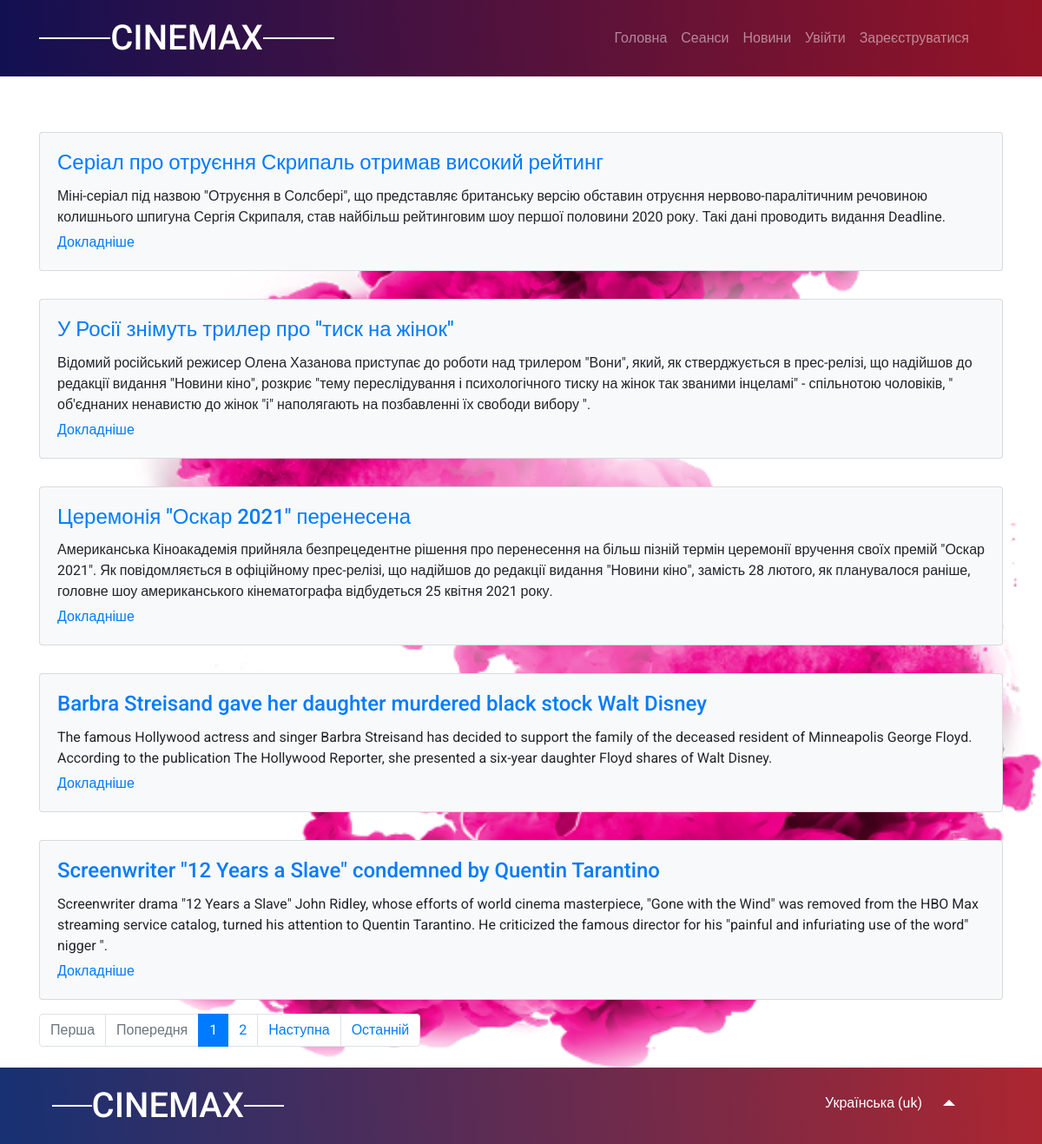
The app's page /uk/news/, older data.
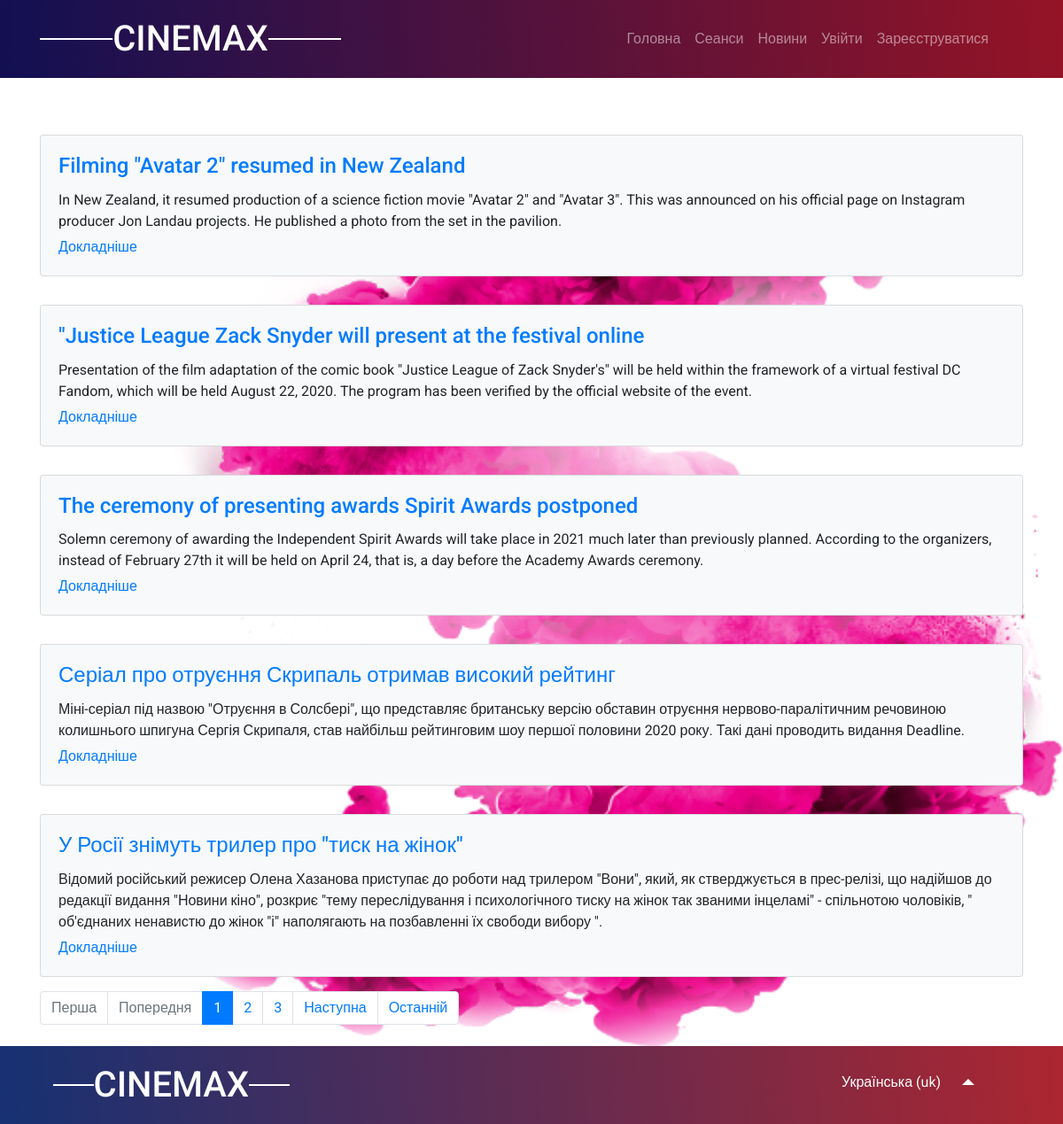
The same page, newer data.
### news/models.py (models this page shows, shortened)
class TimeStampMixin(models.Model):
    created_at = models.DateTimeField(auto_now_add=True, null=True)
    updated_at = models.DateTimeField(auto_now=True, null=True)
    class Meta:
        abstract = True

class ParseMovieInfo(TimeStampMixin, models.Model):
    title = models.CharField(max_length = 300)
    date = models.CharField(max_length = 50)
    short_describe = models.TextField()
    full_describe = models.TextField()
    liked = models.ManyToManyField(User, default = None, blank = True, related_name = 'liked')
    dislike = models.ManyToManyField(User, default = None, blank = True, related_name = 'dislike')
    url = models.SlugField(max_length = 300)

### news/views.py (the view)
# urls.py: path('', news_views.MovieNewsList.as_view(), name='movie_news'),
class MovieNewsList(ListView): #### парсить дание в когда час будет 13:00 или вроде того, идет проверка если интервал времени входит в 13:00 до 14:00 до парсит дание только один раз, нужно сделать доп. проверку
    model = ParseMovieInfo
    template_name = 'news_template/news.html'
    paginate_by = 5
    ordering = ['-id']

### app/models.py (called while the page is built)
    def __str__(self):
        return self.name_cinema

### app/templatetags/app_tag.py (called while the page is built)
@register.simple_tag()
def cinema_tag():
    name = Name_Cinema.objects.all()[0]
    return name

### templates/news_template/news.html (shortened to what this page needs)
{% extends "base.html" %}
{% load static i18n %}
{% block stylesheet %}
  <link rel="stylesheet" href="{% static 'css/news.css'%}">
{% endblock %}
{% block content %}
  <div class="block_wrapper">
    <div class="news_bg">
      <div class="container mt-5">
          {% for news in parsemovieinfo_list %}
            <div class="card  bg-light mb-3 d-inline-block mt-3">
                <div class="card-body">
                  <div class="card-title d-flex justify-content-between">
                    <h4 class="title">
                      <a class="" href="{% url 'news:news_detail' news.url %}">{{ news.title }}</a>
                    </h4>
                  </div>
                  <p class="card-text">
                    {{ news.short_describe }}
                  </p>
                  <a href="{% url 'news:news_detail' news.url %}" class="card-link ">{% trans "Докладніше" %}</a> <br>
                </div>
            </div>
          {% endfor %}
          <div class="row">
            <div class="col-12 offset-">
              {% if is_paginated %}
                <nav aria-label=" pagination" class="mb-4">
                  <ul class="pagination">
                    {% if page_obj.number > 1 %}
                      <li class="page-item">
                        <a class="page-link" href="?page=1">{% trans "Перша" %}</a>
                      </li>
                    {% else %}
                      <li class="page-item disabled">
                        <span class="page-link">{% trans "Перша" %}</span>
                      </li>
                    {% endif %}
                    {% if page_obj.has_previous %}
                      <li class="page-item">
                        <a class="page-link" href="?page={{ page_obj.previous_page_number }}">{% trans "Попередня" %}</a>
                      </li>
                    {% else %}
                      <li class="page-item disabled">
                        <span class="page-link">{% trans "Попередня" %}</span>
                      </li>
                    {% endif %}
                    {% for page_num in paginator.page_range %}
                      {% if page_obj.number == page_num %}
                        <li class="page-item active">
                          <span class="page-link">
                            {{ page_num }}
                          </span>
                        </li>
                      {% elif page_num > page_obj.number|add:'-3' and page_num < page_obj.number|add:'3' %}
                        <li class="page-item">
                          <a class="page-link" href="?page={{ page_num }}">{{ page_num }}</a>
                        </li>
                      {% endif %}
                    {% endfor %}
                    {% if page_obj.has_next %}
                      <li class="page-item">
                        <a class="page-link" href="?page={{ page_obj.next_page_number }}">{% trans "Наступна" %}</a>
                      </li>
                    {% else %}
                      <li class="page-item disabled">
                        <span class="page-link">{% trans "Наступна" %}</span>
                      </li>
                    {% endif %}
                    {% if page_obj.number != paginator.num_pages %}
                      <li class="page-item">
                        <a class="page-link" href="?page={{ paginator.num_pages }}">{% trans "Останній" %}</a>
                      </li>
                    {% else %}
                      <li class="page-item disabled">
                        <span class="page-link">{% trans "Останній" %}</span>
                      </li>
                    {% endif %}
                  </ul>
                </nav>
              {% endif %}
            </div>
        </div>
      </div>
    </div>
  </div>
{% endblock  %}

Row changes from the older to the newer data that the page shows:
no longer on this page (row unchanged): ParseMovieInfo: title "Церемонія \"Оскар 2021\" перенесена", short_describe "Американська Кіноакадемія прийняла безпрецедентне рішення про перенесення на більш пізній термін церемонії вручення своїх премій \"Оскар 2021\". Як повідомляється в офіційному прес-релізі, що надійшов до редакції видання \"Новини кіно\", замість 28 лютого, як планувалося раніше, головне шоу американського кінематографа відбудеться 25 квітня 2021 року."
no longer on this page (row unchanged): ParseMovieInfo: title "Barbra Streisand gave her daughter murdered black stock Walt Disney", short_describe "The famous Hollywood actress and singer Barbra Streisand has decided to support the family of the deceased resident of Minneapolis George Floyd. According to the publication The Hollywood Reporter, she presented a six-year daughter Floyd shares of Walt Disney."
no longer on this page (row unchanged): ParseMovieInfo: title "Screenwriter \"12 Years a Slave\" condemned by Quentin Tarantino", short_describe "Screenwriter drama \"12 Years a Slave\" John Ridley, whose efforts of world cinema masterpiece, \"Gone with the Wind\" was removed from the HBO Max streaming service catalog, turned his attention to Quentin Tarantino. He criticized the famous director for his \"painful and infuriating use of the word\" nigger \"."
added ParseMovieInfo: title "Filming \"Avatar 2\" resumed in New Zealand", short_describe "In New Zealand, it resumed production of a science fiction movie \"Avatar 2\" and \"Avatar 3\". This was announced on his official page on Instagram producer Jon Landau projects. He published a photo from the set in the pavilion."
added ParseMovieInfo: title "\"Justice League Zack Snyder will present at the festival online", short_describe "Presentation of the film adaptation of the comic book \"Justice League of Zack Snyder's\" will be held within the framework of a virtual festival DC Fandom, which will be held August 22, 2020. The program has been verified by the official website of the event."
added ParseMovieInfo: title "The ceremony of presenting awards Spirit Awards postponed", short_describe "Solemn ceremony of awarding the Independent Spirit Awards will take place in 2021 much later than previously planned. According to the organizers, instead of February 27th it will be held on April 24, that is, a day before the Academy Awards ceremony."
Text that changed along with them:
new list line: "3"
